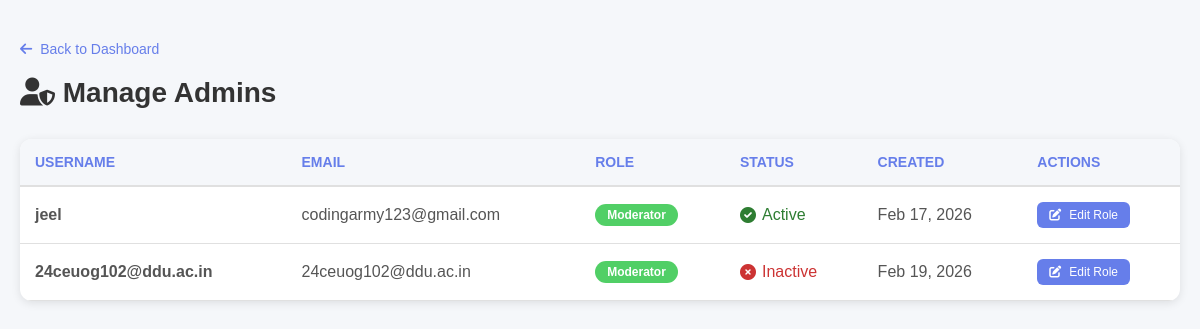
Page /custom-admin/admins/ (signed in) on the committed database.
### Admin/models.py (models this page shows, shortened)
class AdminUser(models.Model):
    ROLE_CHOICES = [
        ('superadmin', 'Super Admin'),
        ('admin', 'Admin'),
        ('moderator', 'Moderator'),
    ]
    user = models.OneToOneField(User, on_delete=models.CASCADE, related_name='admin_profile')
    role = models.CharField(max_length=20, choices=ROLE_CHOICES, default='admin')
    is_active = models.BooleanField(default=True)
    created_at = models.DateTimeField(auto_now_add=True)
    updated_at = models.DateTimeField(auto_now=True)
    class Meta:
        verbose_name = "Admin User"
        verbose_name_plural = "Admin Users"

### Admin/views.py (the view)
    def wrapper(request, *args, **kwargs):
        if not is_admin(request.user):
            return redirect('admin_login')
        return view_func(request, *args, **kwargs)

### Admin/views.py (called while the page is built)
def is_admin(user):
    try:
        return user.admin_profile.is_active
    except AdminUser.DoesNotExist:
        return False

def admin_required(view_func):
    def wrapper(request, *args, **kwargs):
        if not is_admin(request.user):
            return redirect('admin_login')
        return view_func(request, *args, **kwargs)
    return wrapper

@admin_required
@login_required
def manage_admins(request):
    admins = AdminUser.objects.all()
    return render(request, 'Admin/manage_admins.html', {'admins': admins})

### Admin/templates/Admin/manage_admins.html (shortened to what this page needs)
{% load static %}
<!DOCTYPE html>
<html lang="en">
<head>
    <link rel="stylesheet" href="https://cdnjs.cloudflare.com/ajax/libs/font-awesome/6.0.0/css/all.min.css">
</head>
<body>
    <div class="container">
        <a href="{% url 'admin_dashboard' %}" class="back-link">
            <i class="fas fa-arrow-left"></i> Back to Dashboard
        </a>
        <div class="header">
            <h1><i class="fas fa-user-shield"></i> Manage Admins</h1>
        </div>
        <table>
            <thead>
                <tr>
                    <th>Username</th>
                    <th>Email</th>
                    <th>Role</th>
                    <th>Status</th>
                    <th>Created</th>
                    <th>Actions</th>
                </tr>
            </thead>
            <tbody>
                {% for admin in admins %}
                <tr>
                    <td><strong>{{ admin.user.username }}</strong></td>
                    <td>{{ admin.user.email }}</td>
                    <td>
                        <span class="badge badge-{{ admin.role }}">
                            {{ admin.get_role_display }}
                        </span>
                    </td>
                    <td>
                        <span class="status {% if admin.is_active %}active{% else %}inactive{% endif %}">
                            {% if admin.is_active %}
                                <i class="fas fa-check-circle"></i> Active
                            {% else %}
                                <i class="fas fa-times-circle"></i> Inactive
                            {% endif %}
                        </span>
                    </td>
                    <td>{{ admin.created_at|date:"M d, Y" }}</td>
                    <td>
                        <a href="{% url 'admin_edit_role' admin.id %}" class="btn btn-edit">
                            <i class="fas fa-edit"></i> Edit Role
                        </a>
                    </td>
                </tr>
                {% empty %}
                <tr>
                    <td colspan="6" style="text-align: center; color: #999;">No admins found.</td>
                </tr>
                {% endfor %}
            </tbody>
        </table>
    </div>
</body>
</html>

### Admin/templates/Admin/manage_admins.html (style rules this page uses)
* { margin: 0; padding: 0; box-sizing: border-box; }
body { background: #f5f7fa; font-family: 'Poppins', sans-serif; min-height: 100vh; }
.container { max-width: 1200px; margin: 40px auto; padding: 0 20px; }
.header { display: flex; justify-content: space-between; align-items: center; margin-bottom: 30px; }
.header h1 { color: #333; font-size: 28px; }
.btn { padding: 12px 20px; background: linear-gradient(135deg, #667eea 0%, #764ba2 100%); color: white; border: none; border-radius: 6px; text-decoration: none; display: inline-flex; align-items: center; gap: 8px; cursor: pointer; transition: all 0.3s ease; font-size: 14px; }
.btn-edit { background: #667eea; padding: 6px 12px; font-size: 12px; }
table { width: 100%; background: white; border-collapse: collapse; border-radius: 12px; overflow: hidden; box-shadow: 0 2px 10px rgba(0, 0, 0, 0.1); }
thead { background: #f5f7fa; border-bottom: 2px solid #e0e0e0; }
th { padding: 15px; text-align: left; font-weight: 600; color: #667eea; font-size: 14px; text-transform: uppercase; }
td { padding: 15px; border-bottom: 1px solid #e0e0e0; color: #555; }
.badge { display: inline-block; padding: 4px 12px; border-radius: 20px; font-size: 12px; font-weight: 600; }
.badge-moderator { background: #51cf66; color: white; }
.status { display: inline-flex; align-items: center; gap: 6px; }
.status.active { color: #2e7d32; }
.status.inactive { color: #c33; }
.back-link { display: inline-flex; align-items: center; gap: 8px; color: #667eea; text-decoration: none; margin-bottom: 20px; font-size: 14px; }

### rows in the picture
AdminUser: user.username "jeel", user.email "codingarmy123@gmail.com", role "Moderator", is_active True (drawn), created_at "Feb 17, 2026"
AdminUser: user.username "24ceuog102@ddu.ac.in", user.email "24ceuog102@ddu.ac.in", role "Moderator", is_active False (drawn), created_at "Feb 19, 2026"
